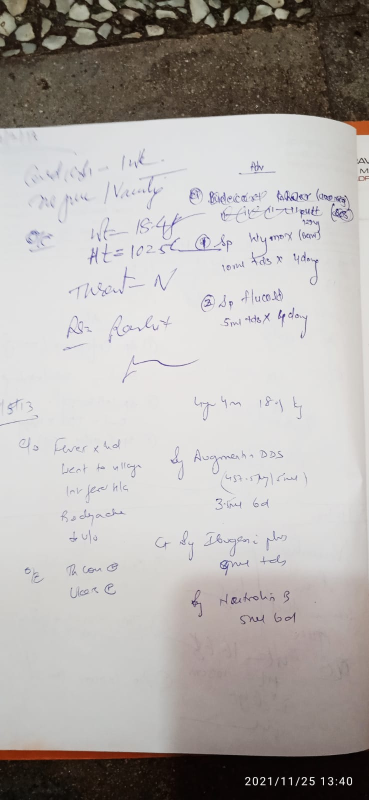
#> input picture google_api/google-ocr/images/presc1.jpg, 738 x 1600 px, found by its file name (shown at 1/2 size)
$ python First_ocr.py
#> lines starting #> are read from the running program, lines starting #| are printed output that depends on the picture; after the words box and inside, x2 and y2 are one past the last pixel; in counts of white or black regions, pixels touching at a corner belong together
import cv2
import pytesseract

def ocr_core(img):
    text = pytesseract.image_to_string(img)
    return text

# img = cv2.imread('download.png')
img = cv2.imread('images/presc1.jpg')
#> img is the input picture: shape (1600, 738, 3); mean B, G, R 171.7, 174.4, 178.6

def get_grayscale(image):
    color = cv2.cvtColor(image, cv2.COLOR_BGR2GRAY)
    # print(color)
    return  color

def remove_noise(image):
    return cv2.medianBlur(image, 3)

def thresholding(image):
    return cv2.threshold(image, 0, 255, cv2.THRESH_BINARY + cv2.THRESH_OTSU)[1]

img =  cv2.resize(img, (1000,1000), interpolation=cv2.INTER_LINEAR)
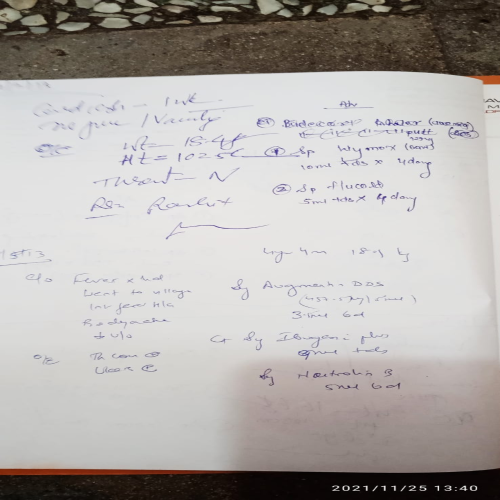
#> img: shape (1000, 1000, 3) (shown at 1/2 size); mean B, G, R 171.6, 174.4, 178.5
img = get_grayscale(img)
img = thresholding(img)
#> in thresholding, `return cv2.threshold(image, 0, 255, cv2.THRESH_BINARY + cv2.THRESH_OTS..`:
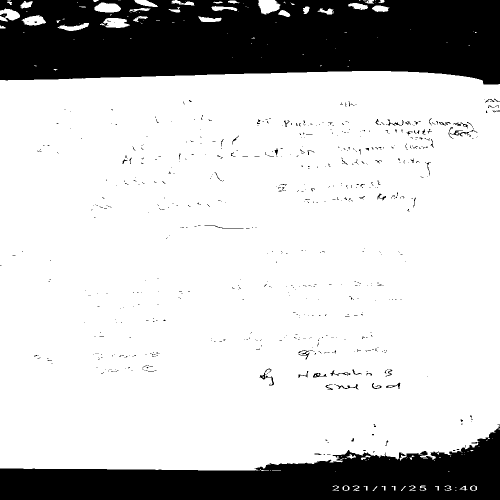
#> returned value: shape (1000, 1000) (shown at 1/2 size); 77.8% white; 662 black regions (605 under 20 px), largest, box (x1, y1, x2, y2) and area: (0, 0, 1000, 169) 142627, (0, 853, 1000, 1000) 73871, (519, 737, 548, 771) 187
img = remove_noise(img)
#> in remove_noise, `return cv2.medianBlur(image, 3)`:
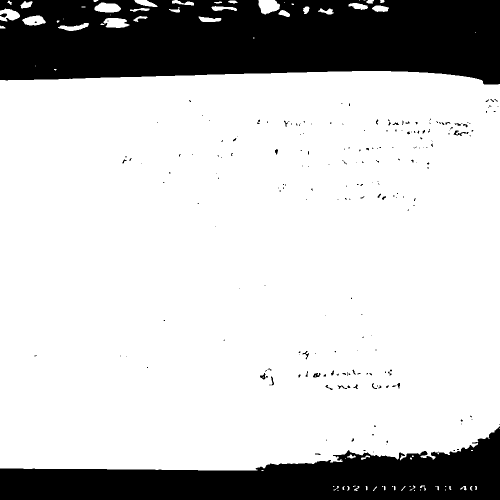
#> returned value: shape (1000, 1000) (shown at 1/2 size); 78.1% white; 219 black regions (184 under 20 px), largest, box (x1, y1, x2, y2) and area: (0, 0, 1000, 169) 142774, (0, 853, 1000, 1000) 74253, (907, 261, 932, 272) 103

cv2.imshow('result', img)
cv2.waitKey(0)

print(ocr_core(img))
#> (the call stopped at in ocr_core, `text = pytesseract.image_to_string(img)`: pytesseract is not available in this run)

$ run again, with google_api/google-ocr/images/presc10.jpg copied over google_api/google-ocr/images/presc1.jpg
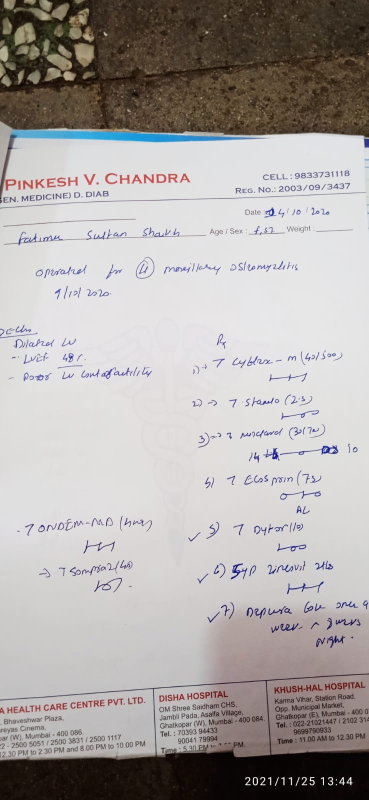
#> input picture google_api/google-ocr/images/presc10.jpg, 738 x 1600 px, found by its file name (shown at 1/2 size)
#> img is the input picture: shape (1600, 738, 3); mean B, G, R 167.6, 169.3, 174.2
#> img: shape (1000, 1000, 3)
#> in get_grayscale, `color = cv2.cvtColor(image, cv2.COLOR_BGR2GRAY)`:
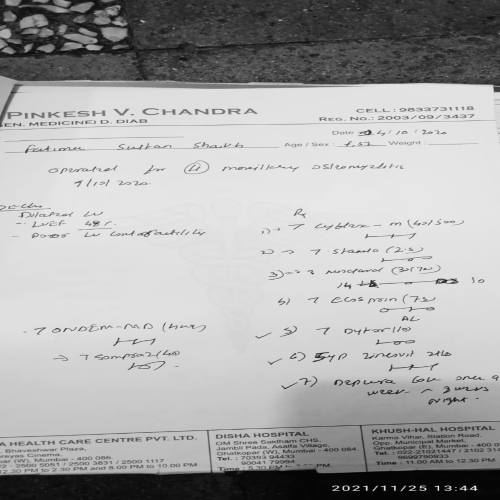
#> color: shape (1000, 1000) (shown at 1/2 size); min 1, max 254, mean 170.6
#> in remove_noise, `return cv2.medianBlur(image, 3)`:
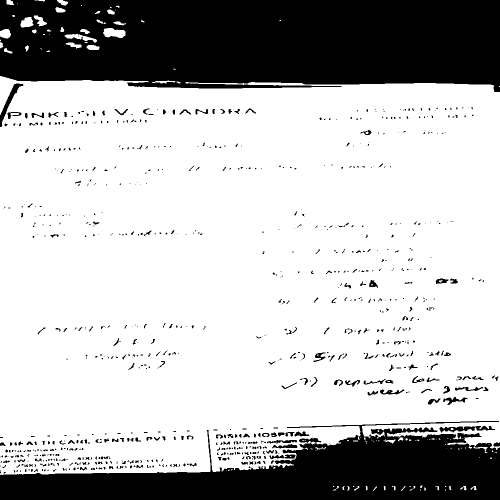
#> returned value: shape (1000, 1000) (shown at 1/2 size); 73.4% white; 813 black regions (591 under 20 px), largest, box (x1, y1, x2, y2) and area: (0, 0, 1000, 184) 164175, (0, 842, 1000, 1000) 84596, (0, 167, 47, 254) 812

$ run again, with google_api/google-ocr/images/presc11.jpg copied over google_api/google-ocr/images/presc1.jpg
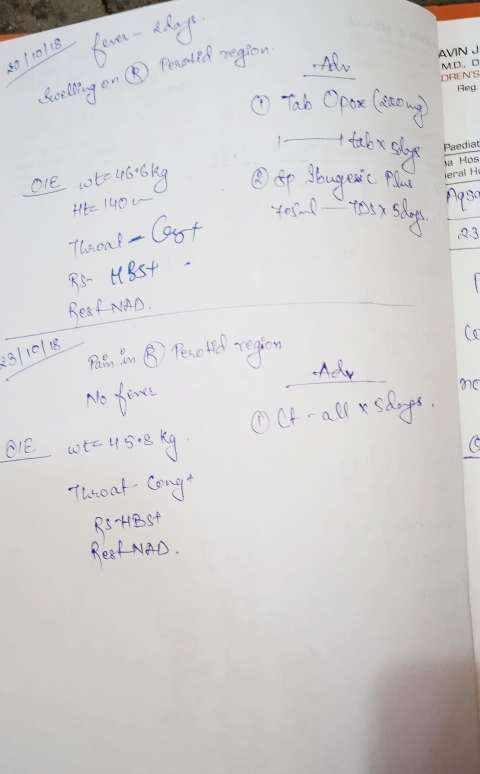
#> input picture google_api/google-ocr/images/presc11.jpg, 960 x 1548 px, found by its file name (shown at 1/2 size)
#> img is the input picture: shape (1548, 960, 3); mean B, G, R 207.3, 207.1, 208.7
#> `img =  cv2.resize(img, (1000,1000), interpolation=cv2.INTER_LINEAR)`:
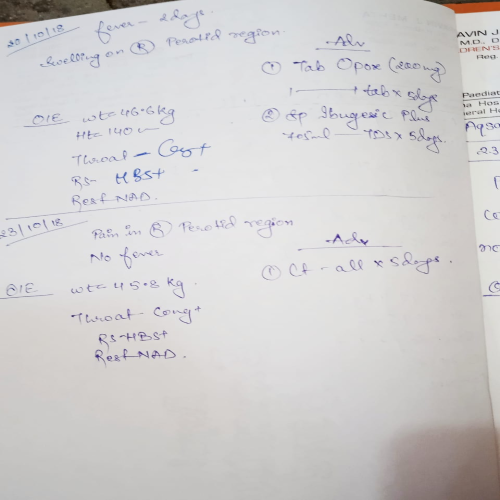
#> img: shape (1000, 1000, 3) (shown at 1/2 size); mean B, G, R 207.2, 207, 208.7
#> in remove_noise, `return cv2.medianBlur(image, 3)`:
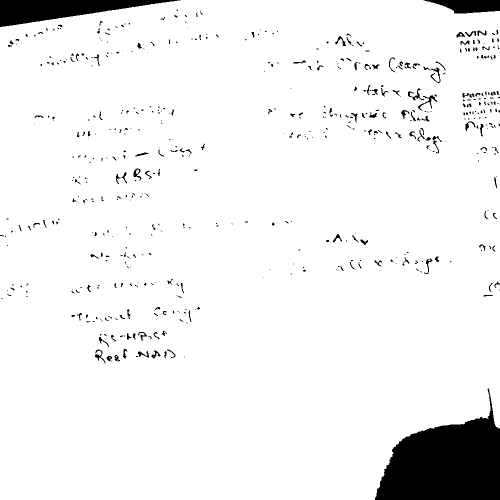
#> returned value: shape (1000, 1000) (shown at 1/2 size); 94.3% white; 566 black regions (395 under 20 px), largest, box (x1, y1, x2, y2) and area: (750, 777, 1000, 1000) 33150, (0, 0, 361, 54) 9820, (847, 0, 1000, 27) 2877

$ run again, with google_api/google-ocr/images/presc12.jpg copied over google_api/google-ocr/images/presc1.jpg
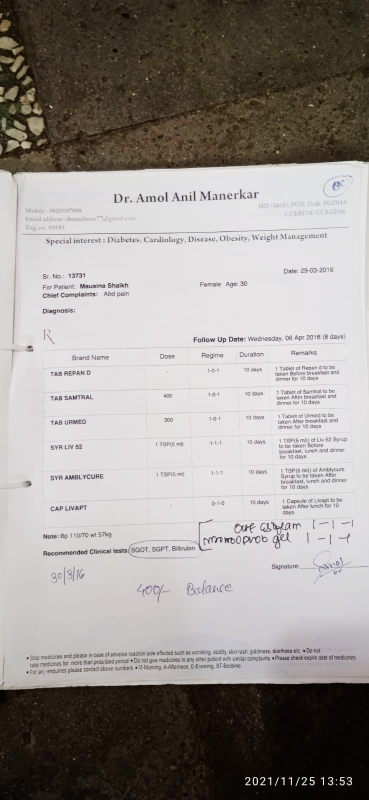
#> input picture google_api/google-ocr/images/presc12.jpg, 738 x 1600 px, found by its file name (shown at 1/2 size)
#> img is the input picture: shape (1600, 738, 3); mean B, G, R 146.7, 150.5, 155.5
#> img: shape (1000, 1000, 3)
#> in get_grayscale, `color = cv2.cvtColor(image, cv2.COLOR_BGR2GRAY)`:
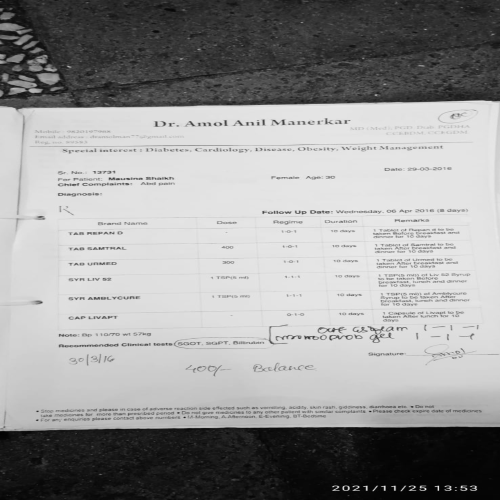
#> color: shape (1000, 1000) (shown at 1/2 size); min 0, max 252, mean 151.5
#> in remove_noise, `return cv2.medianBlur(image, 3)`:
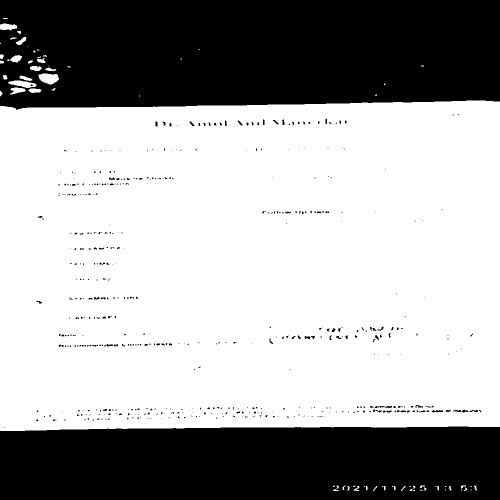
#> returned value: shape (1000, 1000) (shown at 1/2 size); 64.6% white; 501 black regions (444 under 20 px), largest, box (x1, y1, x2, y2) and area: (0, 0, 1000, 220) 206176, (0, 853, 1000, 1000) 143278, (750, 812, 784, 816) 86
